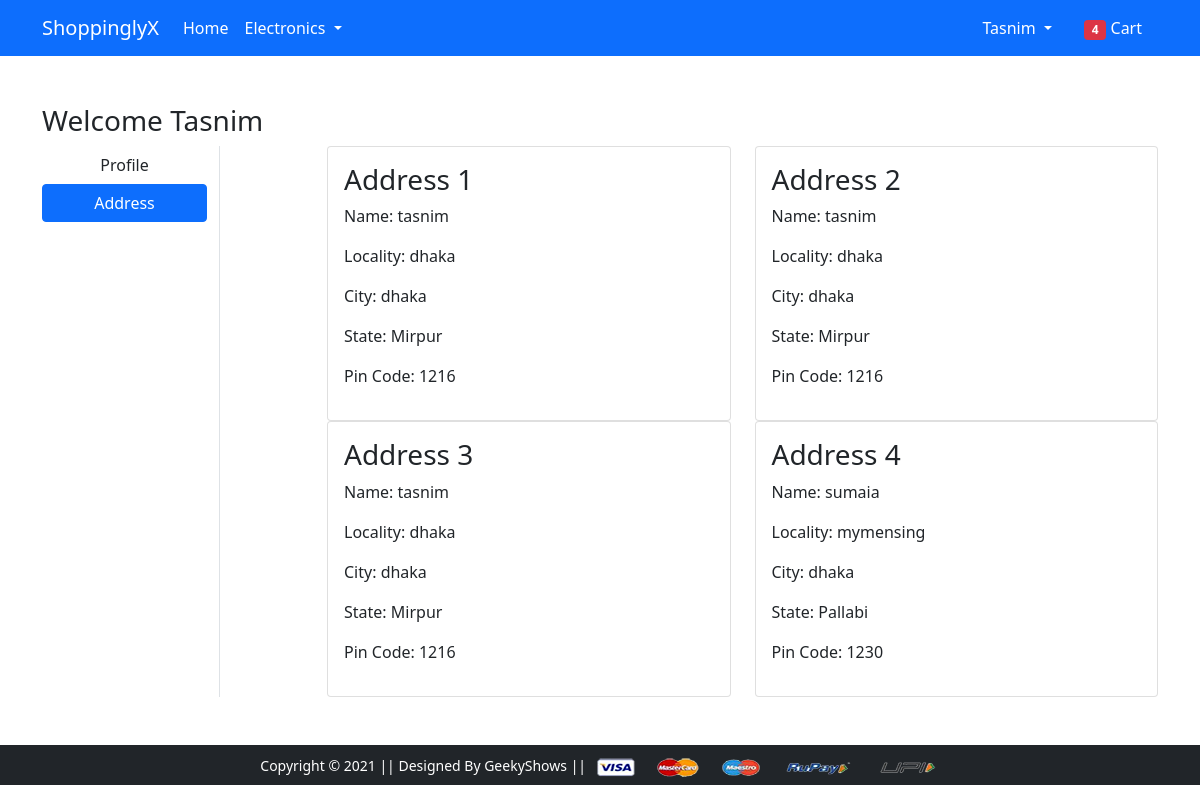
Screenshot of /address/ (signed in) with the database file from the repository.
### app/models.py (models this page shows)
class Customer(models.Model):
 user=models.ForeignKey(User, on_delete=models.CASCADE)
 name=models.CharField(max_length=200)
 locality=models.CharField(max_length=200)
 city=models.CharField(max_length=50)
 zipcode=models.IntegerField()
 state=models.CharField(choices=STATE_CHOICES, max_length=50)

### app/views.py (the view)
# urls.py: path('address/', views.address, name='address'),
@login_required
def address(request):
  add = Customer.objects.filter(user=request.user)
  return render(request, 'app/address.html', {'add':add, 'active':'btn-primary'})

### app/templates/app/address.html (shortened to what this page needs)
{% extends 'app/base.html' %}
{% load static %}
{% block main-content %}
<div class="container my-5">
 <div class="row">
 <h3>Welcome <span class="text-capitalize">{{request.user}}</span></h3>
  <div class="col-sm-2 border-end">
   <ul class="list-unstyled">
    <li class="d-grid"><a href="{% url 'profile' %}" class="btn">Profile</a></li>
    <li class="d-grid"><a href="{% url 'address' %}" class="btn {{active}}">Address</a></li>
   </ul>
  </div>
  <div class="col-sm-9 offset-sm-1">
   <div class="row">
    {% for ad in add %}
    <div class="col-sm-6">
     <div class="card">
      <div class="card-body">
       <h3>Address {{forloop.counter}}</h3>
       <p>Name: {{ad.name}}</p>
       <p>Locality: {{ad.locality}}</p>
       <p>City: {{ad.city}}</p>
       <p>State: {{ad.state}}</p>
       <p>Pin Code: {{ad.zipcode}}</p>
      </div>
     </div>
    </div>
    {% endfor %}
   </div>
  </div>
 </div>
</div>
{% endblock main-content %}

### app/templates/app/base.html (shortened to what this page needs)
<!doctype html>
{% load static %}
<html lang="en">
  <head>
    <link href="https://cdn.jsdelivr.net/npm/bootstrap@5.0.0-beta1/dist/css/bootstrap.min.css" rel="stylesheet">
    <link rel="stylesheet" href="{% static 'app/css/owl.carousel.min.css' %}">
    <link rel="stylesheet" href="{% static 'app/css/all.min.css' %}">
    <link rel="stylesheet" href="{% static 'app/css/style.css' %}">
  </head>
  <body>
    <nav class="navbar navbar-expand-lg navbar-dark bg-primary">
     <div class="container">
       <a class="navbar-brand" href="/">ShoppinglyX</a>
       <div class="collapse navbar-collapse" id="navbarSupportedContent">
         <ul class="navbar-nav me-auto mb-2 mb-lg-0">
           <li class="nav-item">
             <a class="nav-link active" aria-current="page" href="/">Home</a>
           </li>
           <li class="nav-item dropdown">
             <a class="nav-link dropdown-toggle text-white" href="#" id="electronicsDropdown" role="button" data-bs-toggle="dropdown" aria-expanded="false">
               Electronics
             </a>
           </li>
             </ul>
         <div>
          <ul class="navbar-nav me-auto mb-2 mb-lg-0">
          {% if request.user.is_authenticated %}
           <li class="nav-item dropdown mx-2">
              <a class="nav-link dropdown-toggle text-white" href="#" id="profileDropdown" role="button" data-bs-toggle="dropdown" aria-expanded="false">
                {{request.user.username|capfirst}}
              </a>
            </li>
            <li class="nav-item mx-2">
             <a href="{% url 'showcart' %}" class="nav-link text-white"><span class="badge bg-danger">4</span> Cart </a>
            </li>
          {% endif %}
          </ul>
         </div>
       </div>
     </div>
    </nav>
    {% block main-content %} {% endblock main-content %}
    <footer class="container-fluid bg-dark text-center p-2 mt-5">
        <small class="text-white">Copyright &copy; 2021 || Designed By GeekyShows || </small>
        <img src="{% static 'app/images/payment.png' %}" alt="" srcset="" class="img-fluid" height="2px">
    </footer>
  </body>
</html>

### rows the page displays
Customer: name "tasnim", locality "dhaka", city "dhaka", state "Mirpur", zipcode "1216"
Customer: name "tasnim", locality "dhaka", city "dhaka", state "Mirpur", zipcode "1216"
Customer: name "tasnim", locality "dhaka", city "dhaka", state "Mirpur", zipcode "1216"
Customer: name "sumaia", locality "mymensing", city "dhaka", state "Pallabi", zipcode "1230"

### other values shown
{{ request.user.username|capfirst }} "Tasnim"
{{ request.user }} "Tasnim"
